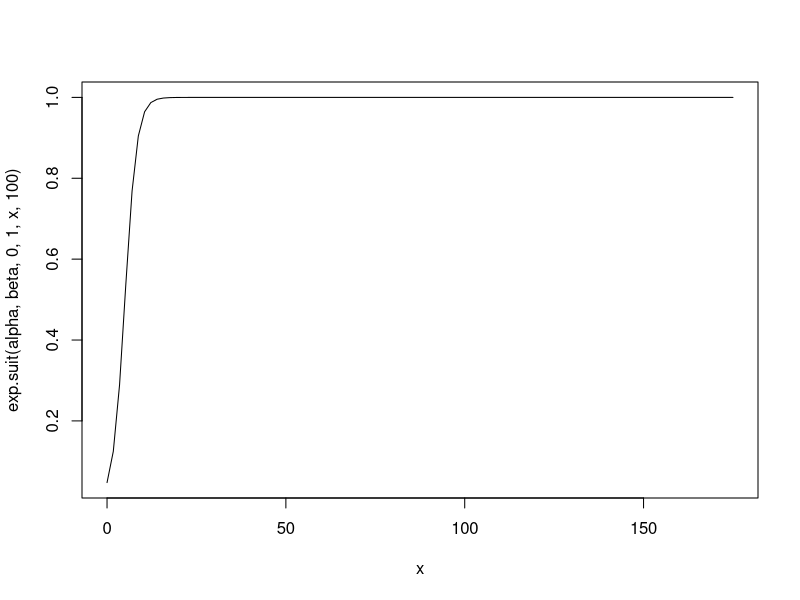

R code for this plot:
# example of the exponential suitability function used in gadget
# see gadget manual 4.9.3

exp.suit <- function(alpha, beta, gamma, delta, l, L) {
    delta / (1 + exp(-(alpha) - (beta*l) - (gamma*L)))
}

alpha <- 5
beta <- 0.6
alpha <- alpha*((-1)*beta)
curve(exp.suit(alpha,beta,0,1,x,100), 0, 175)
